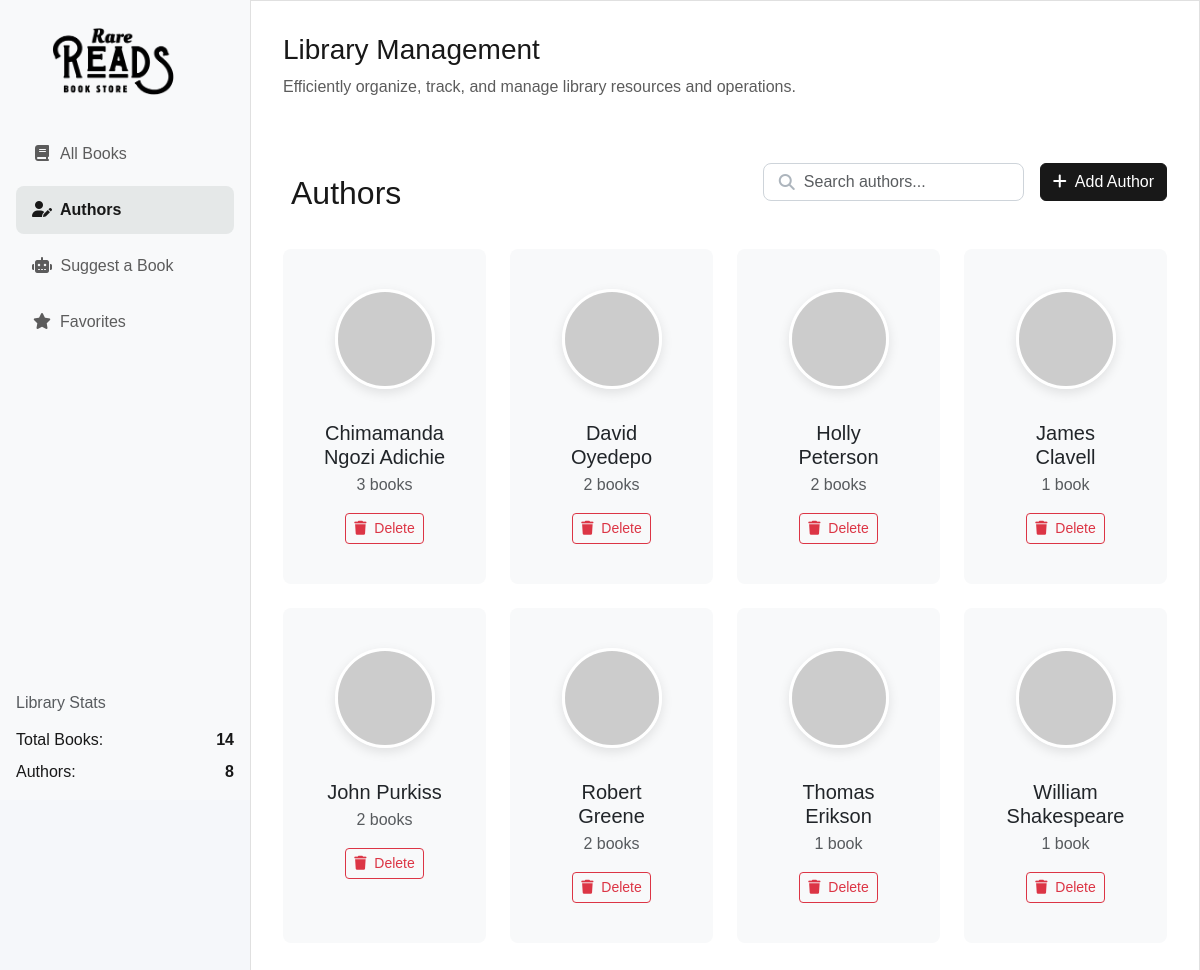
Page /authors on the earlier database version.
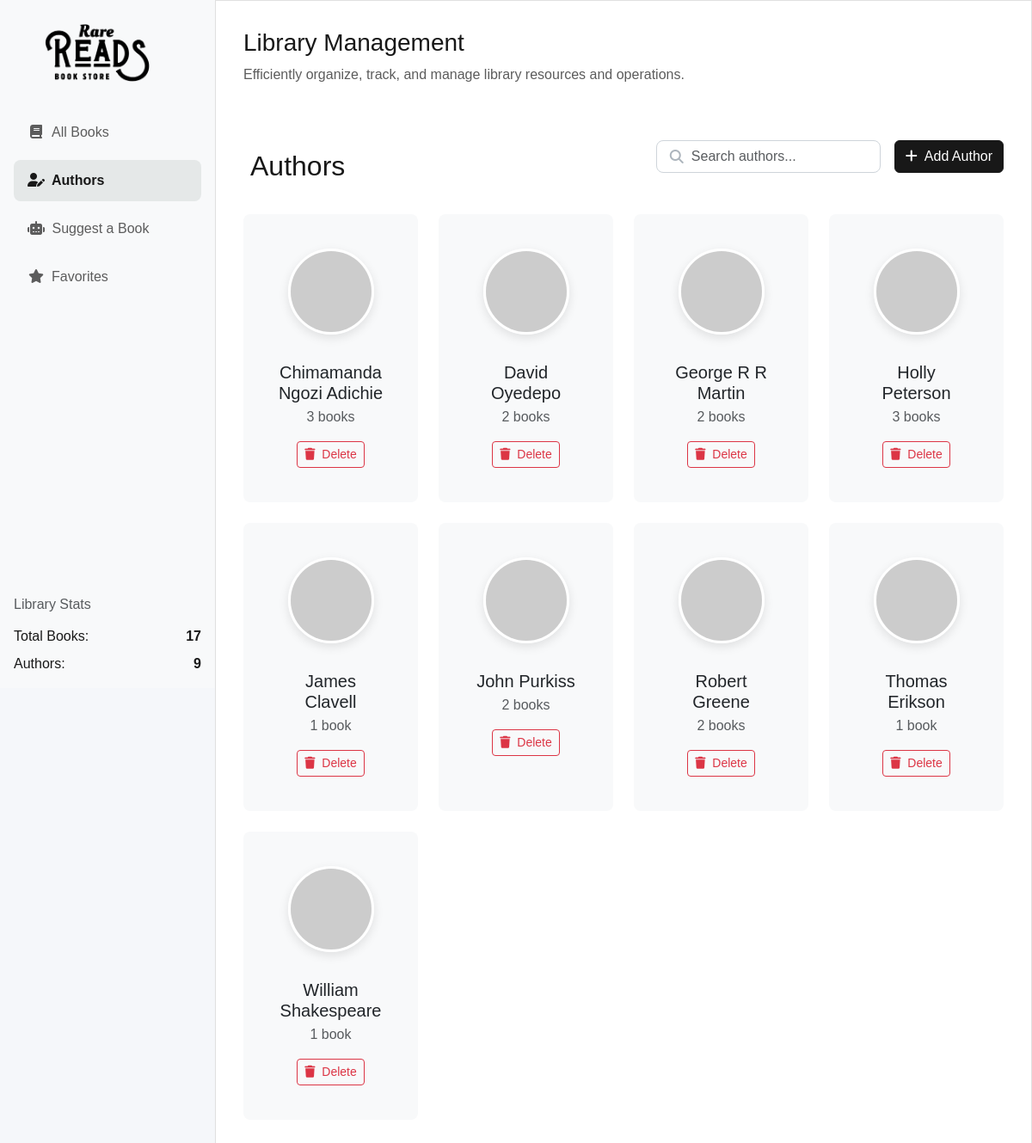
Same page on the later database version.
### data_models.py (models this page shows, shortened)
class Author(db.Model):
    __tablename__ = 'authors'
    id = db.Column(db.Integer, primary_key=True, autoincrement=True)
    name = db.Column(db.String(100), nullable=False)
    birth_date = db.Column(db.Date, nullable=False)
    date_of_death = db.Column(db.Date, nullable=True)
    books = db.relationship('Book', backref='author', cascade='all, delete-orphan', lazy=True)

### app.py (the view)
@app.route('/authors')
def list_authors():
    page = request.args.get('page', 1, type=int)
    search_query = request.args.get('search', '').strip()
    query = db.select(Author)
    if search_query:
        like_pattern = f"%{search_query}%"
        query = query.filter(Author.name.ilike(like_pattern))
    query = query.order_by(Author.name)
    pagination = db.paginate(query, page=page, per_page=12)
    authors_page = pagination.items
    authors_with_counts = []
    for author in authors_page:
        book_count = len(author.books)
        authors_with_counts.append({
            "id": author.id,
            "name": author.name,
            "book_count": book_count,
            "birth_date": author.birth_date,
            "date_of_death": author.date_of_death
        })
    no_results = search_query and not authors_with_counts
    return render_template(
        'authors.html',
        authors=authors_with_counts,
        pagination=pagination,
        search=search_query,
        no_results=no_results
    )

### app.py (called while the page is built)
@app.context_processor
def inject_current_year():
    return {'current_year': datetime.now().year}

@app.context_processor
def inject_counts():
    return {
        'total_books_count': Book.query.count(),
        'total_authors_count': Author.query.count()
    }

### templates/authors.html (shortened to what this page needs)
{% extends "base.html" %}
{% block content %}
            <div class="d-flex justify-content-between align-items-center mb-4">
                <h2 class="mb-0">
                    Authors
                </h2>
                <div class="d-flex gap-3">
                    <div class="search-container">
                        <form method="get" action="/authors" class="search-bar">
                            <i class="fas fa-search search-icon"></i>
                            <input type="text" name="search" class="form-control"
                                   placeholder="Search authors..." value="{{ search_query }}">
                        </form>
                    </div>
                    <a href="/add_author" class="btn btn-primary mb-4">
                        <i class="fas fa-plus me-2"></i>Add Author
                    </a>
                </div>
            </div>
            {% if authors %}
                <div class="row row-cols-1 row-cols-md-2 row-cols-lg-3 row-cols-xl-4 g-4">
                    {% for author in authors %}
                        <div class="col">
                            <div class="card author-card h-100">
                                <div class="card-body">
                                    <div class="position-relative mb-3">
                                        {% if author.photo %}
                                            <img src="{{ author.photo }}" alt="{{ author.name }}" class="author-img">
                                        {% else %}
                                            <img src="https://ui-avatars.com/api/?name={{ author.name|urlencode }}&background=random&size=100"
                                                 alt="{{ author.name }}" class="author-img">
                                        {% endif %}
                                    </div>
                                    <h5 class="card-title mb-1">{{ author.name }}</h5>
                                    <p class="text-muted mb-3">
                                        {{ author.book_count }} book{% if author.book_count != 1 %}s{% endif %}
                                    </p>
                                    <div class="d-flex justify-content-center gap-2">
                                        <form action="/author/{{ author.id }}/delete" method="POST" class="d-inline">
                                            <button type="submit" class="btn btn-sm btn-outline-danger"
                                                    onclick="return confirm('Are you sure you want to delete this author and ALL their books?')">
                                                <i class="fas fa-trash me-1"></i> Delete
                                            </button>
                                        </form>
                                    </div>
                                </div>
                            </div>
                        </div>
                    {% endfor %}
                </div>
            {% endif %}
{% endblock %}

Differences in the rows shown:
added Author: name "George R R Martin", book_count "2", shows "s"
computed for Author "Holly Peterson": book_count "2" → "3"
Other differences:
{{ total_books_count }}: "14" → "17"
{{ total_authors_count }}: "8" → "9"
